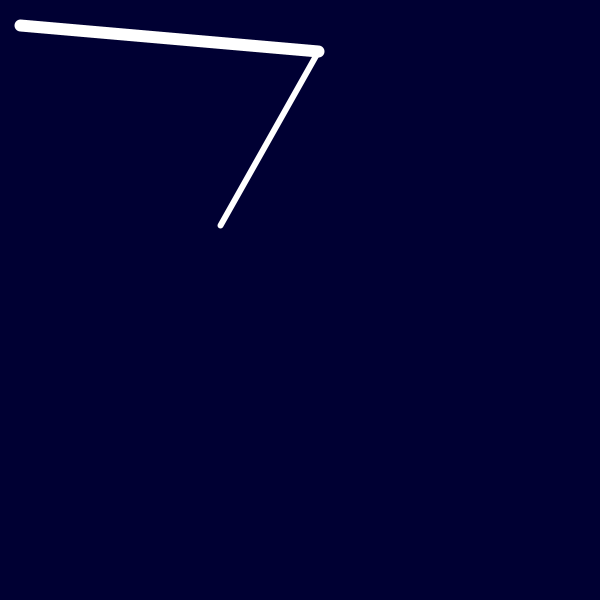
Frame 1 (no input)
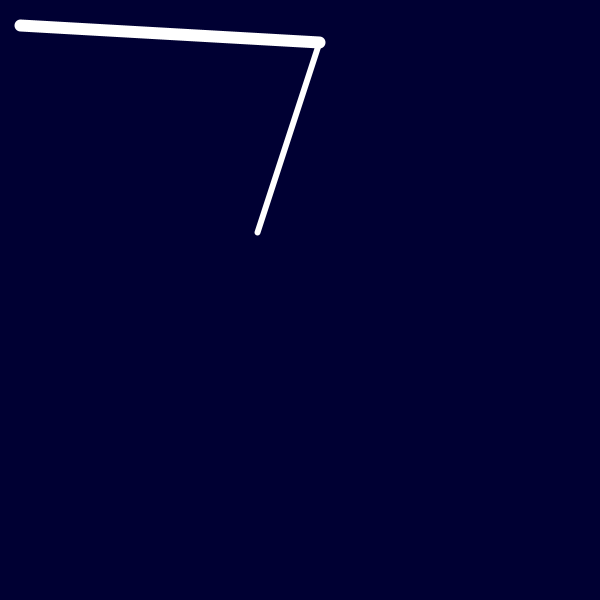
Frame 60 (the mouse pressed at the canvas centre just before this capture)
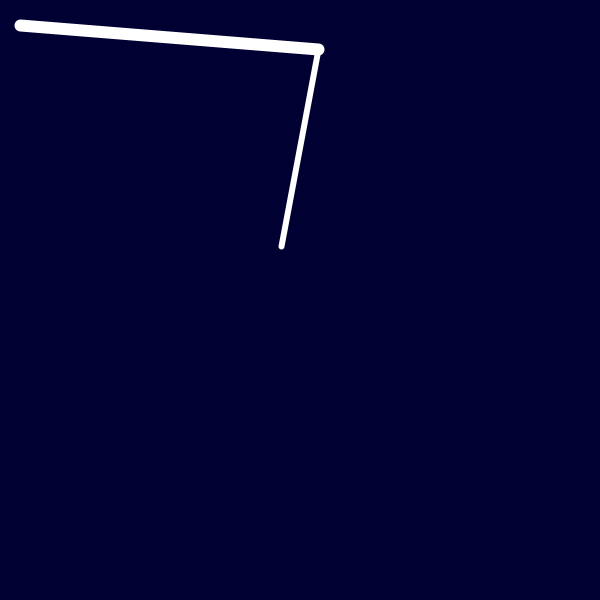
Frame 120 (the mouse held since frame 60 and released just before this capture)

The Processing sketch that drew these frames (run headless with seeded random() and noise(); from frame 60 on, the mouse is pressed at the canvas centre):

// Processing sketch: Scrara_class
// ── Scrara_class.pde
Scara scara;
Turtle turtle;
float ang = 0;

void setup(){
  size(600, 600);
  scara = new Scara();
  turtle = new Turtle(scara);
}

void draw(){
  background(0, 0, 51);
  float x = width/3 -   100 * sin(ang);
  float y = height/2 - 100 * cos(ang);
 
  ang += 0.1;
  
 
  scara.setXY(x, y);
  scara.show();
  
}
// ── Scara.pde
class Scara{
  float x;
  float y;
  float L1;
  float L2;
  
  color clr;
  
  Scara(){
    clr = color(255);
    this.L1 = 300;
    this.L2 = 200;
    this.x = 0;
    this.y = 0;
    clr= color(255);
    
  }
  
  Scara(float L1, float L2){
    clr = color(255);
    this.L1 = L1;
    this.L2 = L2;
    this.x = 0;
    this.y = 0;
    
  }
  
  void show(){
     float angle = Q1();
     float angle2 = Q2();
     translate(20, 25); // Возврат к начальной позиции
     rotate(angle);
     strokeWeight(12);
     stroke(clr);
     line(0, 0, L1, 0);
     translate(L1, 0); // Передвижение к следующему соединению
     rotate(angle2);
     strokeWeight(6);
     stroke(clr);
     line(0, 0, L2, 0);
  }
  
  void setXY(float x , float y){
    this.x = x;
    this.y = y;
  }
  
  float Q1(){
    float B = sqrt(x*x + y*y);
    float q1 = acos(x/B);
    float sumq = L1*L1 - L2*L2 + B*B;
    float q2 = acos((sumq/(2* B * L1)));
    float Q1 = q1 - q2;  
    return Q1;
  }
  
  float Q2(){
    float B = sqrt(x*x + y*y);    
    float sumq = L1*L1 + L2*L2 - B*B; 
    float Q2 = PI - acos(sumq/(2 * L1 * L2) );
    return Q2; 
  }
}
// ── Turtle.pde
class Turtle{
  float x;
  float y;
  
  Scara scara;
  
  Turtle( Scara scara){
    this.scara = scara;
    this.x = width/2;
  }
  void forward(int pix){
    for(int i = 0; i < pix; i++){
      scara.setXY(i, y);;
    }
  }
  
  
}
